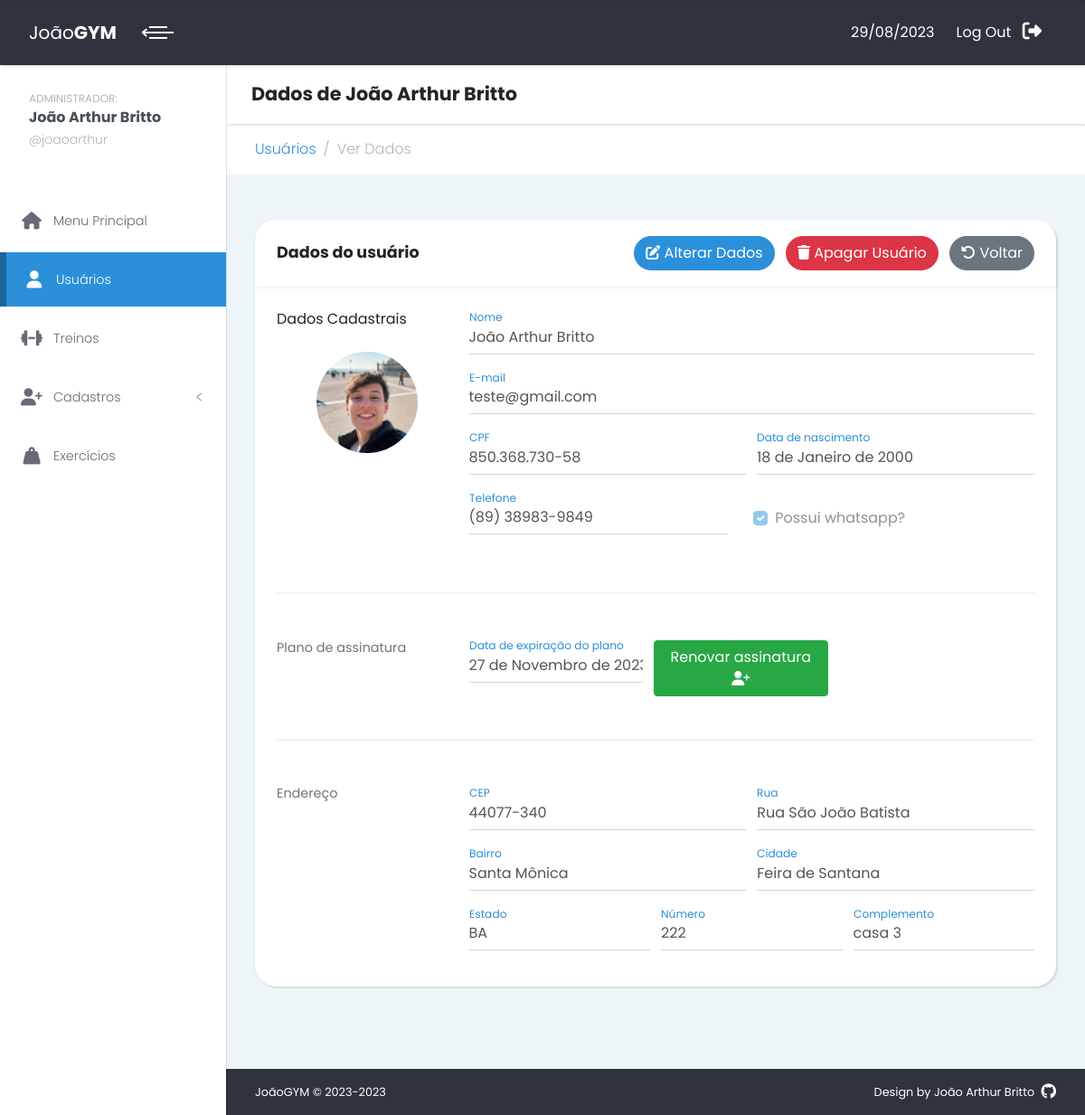
The app's page /usuarios/verDados/16 (signed in), older data.
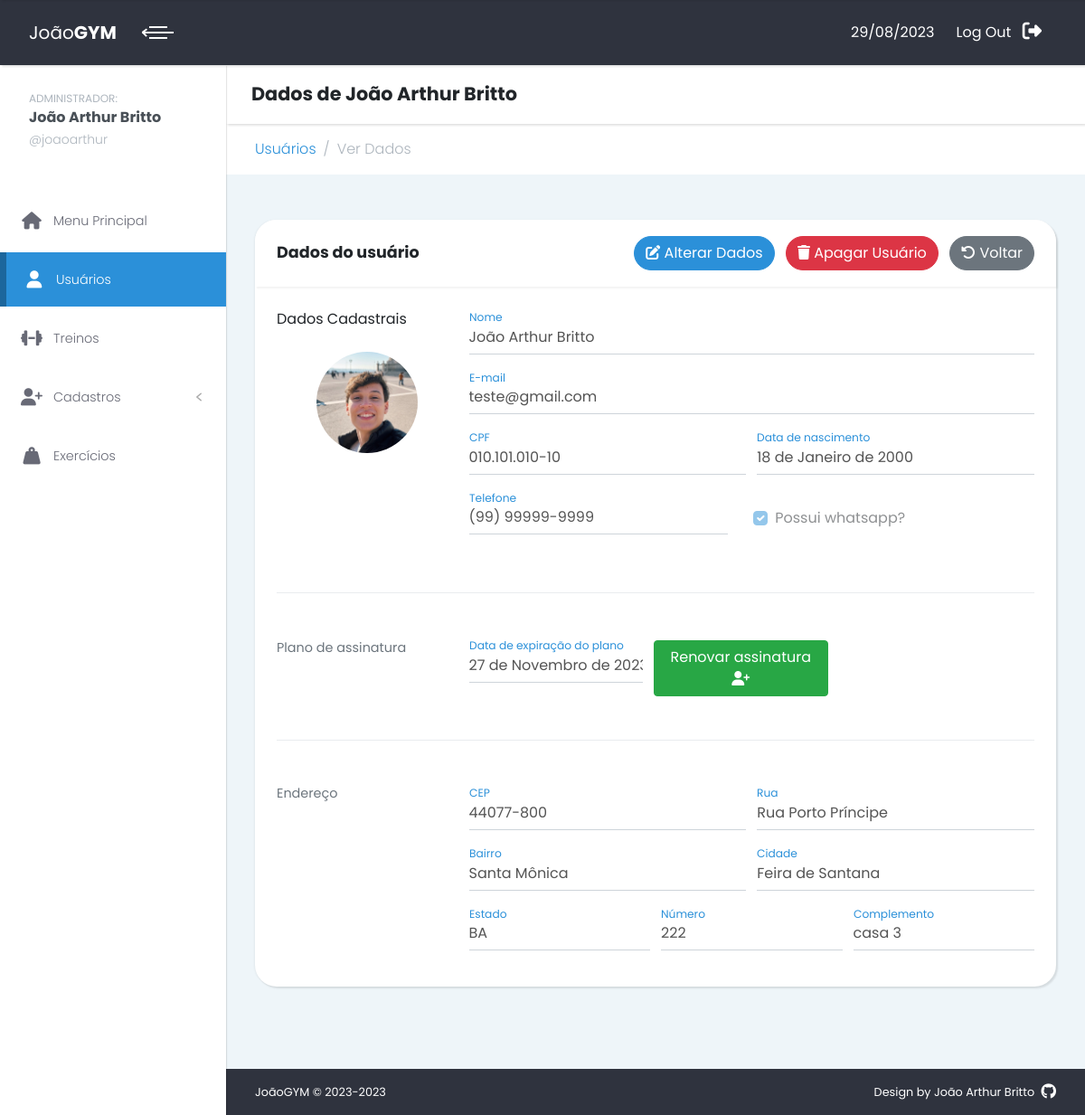
The same page, newer data.
### cadastro/models.py (models this page shows, shortened)
class Person(models.Model):
    matricula = models.AutoField('Matrícula', primary_key=True)
    name = models.CharField('Nome', max_length=100)
    email = models.EmailField('E-mail')
    cpf = models.CharField('CPF', max_length=14, unique=True)
    birthDate = models.DateField('Data de nascimento')
    phone = models.CharField('Telefone', max_length=15)
    whatsapp = models.BooleanField('Possui whatsapp?', default=True)
    profileImage = models.ImageField('Imagem de perfil', upload_to ="profileImages/", blank=True)

class addressPerson(models.Model):
    address_person = models.OneToOneField(Person, on_delete=models.CASCADE, related_name='address')
    cep = models.CharField('CEP', max_length=9)
    street = models.CharField('Rua', max_length=30)
    neighborhood = models.CharField('Bairro', max_length=30)
    city = models.CharField('Cidade', max_length=30)
    state = models.CharField('Estado', max_length=2)
    number = models.IntegerField('Número')
    complement = models.CharField('Complemento', max_length=30)

class Plan(models.Model):
    plan_choices = (
    ('', 'Planos'),
    ('Mensal', 'Mensal'),
    ('Trimestral', 'Trimestral'),
    ('Semestral', 'Semestral'),
    ('Anual', 'Anual'),
)
    plan_person = models.OneToOneField(Person, on_delete=models.CASCADE, related_name="plan")
    plan_name = models.CharField('Nome do plano',choices=plan_choices, max_length=10)
    signature_date = models.DateField('Data de assinatura', auto_now=True)
    expiration_date = models.DateField('Data de expiração')

### usuarios/views.py (the view)
# urls.py: path('verDados/<int:usuario_id>', views.verDados, name='ver-dados'),
@login_required
def verDados(request, usuario_id):
    person = Person.objects.get(matricula=usuario_id)
    return render(request, "verDados.html", {'person':person})

### usuarios/templatetags/customTags.py (called while the page is built)
@register.filter(expects_localtime=True)
def is_past(value):
    if isinstance(value, datetime):
        value = value.date()
    return value < date.today()

@register.filter
def starts_with(value, prefix):
    return value.startswith(prefix)

### usuarios/templates/verDados.html (shortened to what the changed rows need)
{% extends 'layout.html' %}
{% load static %}
{% load customTags %}
{% block subtitle %}Dados de {{person.name}}{% endblock %}
{% block content %}
<section class="forms">
    <div class="container-fluid">
        <div class="row">
            <div class="col-lg-12" id="cadastro_cliente">
                <div class="card">
                    <div class="card-body">
                        <div class="row" id="dados">
                            <div class="col-sm-3">
                                <div class="mt-4 justify-content-center">
                                    <div class="d-flex justify-content-center mb-4">
                                      <img src="{% if person.profileImage %}{{person.profileImage.url}}{% else %}{% static 'img/profile-default.jpeg' %}{% endif %}" id="profileDefault" class="circular-image" alt="Profile image"/>
                                    </div>
                                </div>
                            </div>
                            <div class="col-sm-9">
                                <div class="input-material-group mb-3" aria-readonly="true">
                                    <input type="text" name="name" value="{{person.name}}" id="name"
                                        class="input-material" disabled>
                                    <label class="label-material" for="name">Nome</label>
                                </div>
                                <div class="input-material-group mb-3">
                                    <input type="email" name="email" value="{{person.email}}" id="email"
                                        class="input-material" disabled>
                                    <label class="label-material" for="email">E-mail</label>
                                </div>
                                <div class="row">
                                    <div class="col input-material-group mb-3">
                                        <input type="text" name="cpf" value="{{person.cpf}}" id="cpf"
                                            class="input-material" disabled>
                                        <label class="label-material" for="cpf">CPF</label>
                                    </div>
                                    <div class="col input-material-group mb-3">
                                        <input type="text" name="birthDate" value="{{person.birthDate}}" id="birthDate"
                                            class="input-material" disabled>
                                        <label class="label-material" for="birthDate">Data de nascimento</label>
                                    </div>
                                </div>
                                <div class="row">
                                    <div class="col input-material-group mb-3">
                                        <input type="text" name="phone" value="{{person.phone}}" id="phone"
                                            class="input-material" disabled>
                                        <label class="label-material" for="phone">Telefone</label>
                                    </div>
                                </div>
                            </div>
                        </div>
                        <div class="row" id="plan-section">
                            <div class="col-sm-9 row">
                                {% if person.plan.expiration_date|is_past %}
                                    <div class="col-sm-4 input-material-group">
                                        <input type="text" class="input-material" id="dueDateLabel" disabled value="{{person.plan.expiration_date}}">
                                        <label class="label-material text-danger" for="dueDateLabel">Data de expiração do plano</label>
                                    </div>
                                    <div class="formMessage"><small>Assinatura expirada</small></div>
                                {% else %}
                                    <div class="col-md-4 col-sm-7 col-6 input-material-group">
                                        <input type="text" class="input-material" id="dueDateLabel" disabled value="{{person.plan.expiration_date}}">
                                        <label class="label-material active" for="dueDateLabel">Data de expiração do plano</label>
                                    </div>
                                {% endif %}
                            </div>
                        </div>
                        <div class="row" id="endereço">
                            <div class="col-sm-9">
                                <div class="row">
                                    <div class="col input-material-group mb-3">
                                        <input type="text" name="cep" value="{{person.address.cep}}" id="cep"
                                            class="input-material" disabled>
                                        <label class="label-material" for="cep">CEP</label>
                                    </div>
                                    <div class="col input-material-group mb-3">
                                        <input type="text" name="street" value="{{person.address.street}}" id="street"
                                            class="input-material" disabled>
                                        <label class="label-material" for="street">Rua</label>
                                    </div>
                                </div>
                                <div class="row">
                                    <div class="col input-material-group mb-3">
                                        <input type="text" name="neighborhood" value="{{person.address.neighborhood}}"
                                            id="neighborhood" class="input-material" disabled>
                                        <label class="label-material" for="neighborhood">Bairro</label>
                                    </div>
                                    <div class="col input-material-group mb-3">
                                        <input type="text" name="city" value="{{person.address.city}}" id="city"
                                            class="input-material" disabled>
                                        <label class="label-material" for="city">Cidade</label>
                                    </div>
                                </div>
                                <div class="row">
                                    <div class="col input-material-group mb-3">
                                        <input type="text" name="state" value="{{person.address.state}}" id="state"
                                            class="input-material" disabled>
                                        <label class="label-material" for="state">Estado</label>
                                    </div>
                                    <div class="col input-material-group mb-3">
                                        <input type="text" name="num" value="{{person.address.number}}" id="num"
                                            class="input-material" disabled>
                                        <label class="label-material" for="num">Número</label>
                                    </div>
                                    <div class="col input-material-group mb-3">
                                        <input type="text" name="complement" value="{{person.address.complement}}"
                                            id="complement" class="input-material" disabled>
                                        <label class="label-material" for="complement">Complemento</label>
                                    </div>
                                </div>
                            </div>
                        </div>
                    </div>
                </div>
            </div>
        </div>
    </div>
</section>
{% endblock %}

Row changes from the older to the newer data that the page shows:
changed Person "João Arthur Britto": cpf "850.368.730-58" → "010.101.010-10"; phone "(89) 38983-9849" → "(99) 99999-9999"; cep "44077-340" → "44077-800"; street "Rua São João Batista" → "Rua Porto Príncipe"
